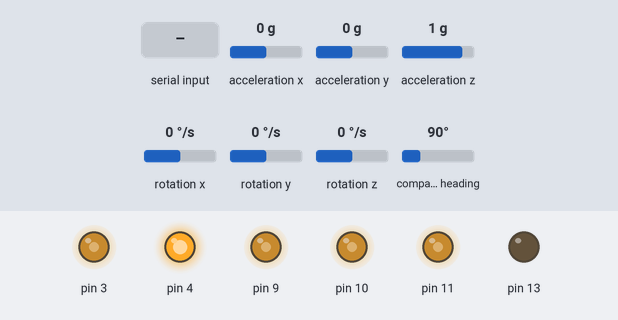
This program was run on a simulated Arduino Nano, built with avr-gcc and run on an emulated ATmega328P. Parts: output pins drawn as LEDs (lit = HIGH). Inputs (shaded band) come from the test bench; at power-on: acceleration x 0 g, acceleration y 0 g, acceleration z 1 g, rotation x 0 °/s, rotation y 0 °/s, rotation z 0 °/s, compass heading 90°.

Above: at 11.1 s.
11.2 s: "1" received over the second serial link
At 11.3 s:
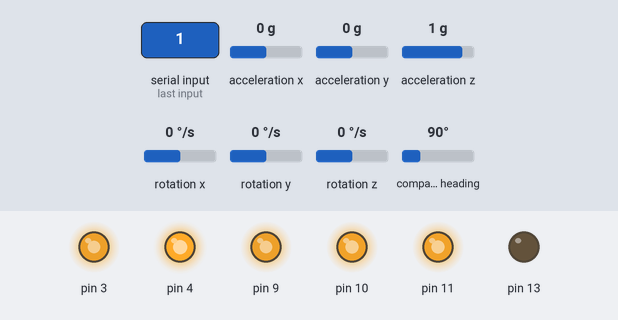
12.9 s: "Temp1:\n" received over the second serial link
At 14.0 s:
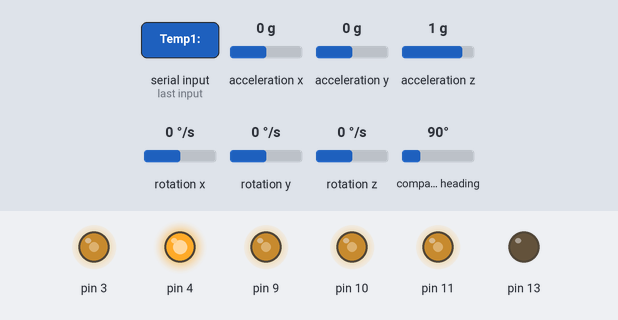
Timing chart, 0 to 15.9 s (numbered marks = the images above; inputs shaded):
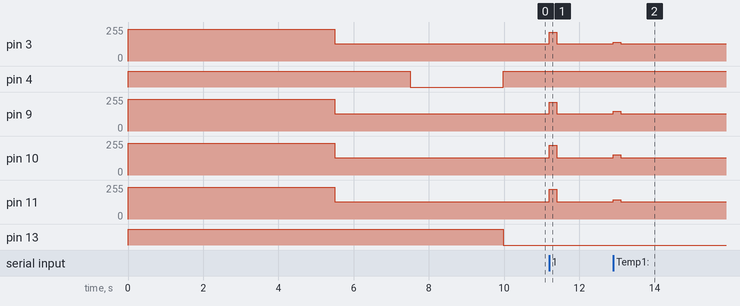

Measured:
- after the input at 11.2 s, pin 3, pin 9: 130/255 → 214/255 at once, → 130/255 0.20 s later; pin 10, pin 11: 130/255 → 223/255 at once, → 130/255 0.20 s later
- after the input at 12.9 s, pin 3: 130/255 → 142/255 at once, → 130/255 0.20 s later; pin 9: 130/255 → 150/255 at once, → 130/255 0.20 s later; pin 10: 130/255 → 152/255 at once, → 130/255 0.20 s later; pin 11: 130/255 → 144/255 at once, → 130/255 0.20 s later

The program:

main.cpp
```cpp
#include "Drone.h"
/*Notes:
#1 For every serial.print call the loop iteration speed will decrease by 6ms!
#2 Make sure that your throttle position is at the 0 position BEFORE you turn on the drone ;D
#3 The red LED light must be off before you move the throttle
*/
//the motor pins should be 11, 10, 9, 3
Drone drone(3, 9, 10, 11, 5, 6, 4);
void setup() {
  pinMode(13, OUTPUT);
  digitalWrite(13, HIGH);
  Serial.begin(14400);
  drone.setUP();

}
void loop() {
  drone.getHC12Instruction();
  drone.applyMotorValues();
  drone.adjustMotorValuesToBalance();
  drone.runMotors();
  //drone.serialDebug();//This will add 15ms to each loop!
}
```

BNO055.h
```cpp
#include <Arduino.h>
#include <Adafruit_Sensor.h>
#include <Adafruit_BNO055.h>
#include "utility/imumaths.h"

//Pins A4 and A5 are dedicated I2C pins. Where A4 is the SDA and A5 is the SCL pin.

class BNO055 : public Adafruit_BNO055 {
public:

    BNO055(){};//constructor
    ~BNO055(){};
    void begin();
    void getRawAccXYZ(double &x, double &y, double &z);
    void getRawGyrXYZ(double &x, double &y, double &z);
    void getAccXYAngle(double &ax, double &ay);
    void getXYAngle(double &ax, double &ay);
    void getXYAngle(double &ax, double &ay, double &gx, double &gy);
    //class variables

private:
    Adafruit_BNO055 imu_;
    unsigned long ms_old_;
    double angle_x_past_;
    double angle_y_past_;
    const double ratio_gyro_ = 0.99;
    const double ratio_acc_ = 1 - ratio_gyro_;
};
```

BNO055_functions.cpp
```cpp
#include "BNO055.h"
//Sets up the IMU and starts the timer
void BNO055::begin(){
    imu_ = Adafruit_BNO055();
    if(!imu_.begin()){
        Serial.println("No BNO055 detected");
    }
    delay(0);//give the BNO055 time to start up
    imu_.setExtCrystalUse(true);
    ms_old_ = millis();//start the timer
}
//This will get the raw accel readings
void BNO055::getRawAccXYZ(double &x, double &y, double &z){
    imu::Vector<3> acc = getVector(Adafruit_BNO055::VECTOR_ACCELEROMETER);
    x = acc.x(); y = acc.y(); z = acc.z();
}
//This will get the raw gyro readings
void BNO055::getRawGyrXYZ(double &x, double &y, double &z){
    imu::Vector<3> gyr = getVector(Adafruit_BNO055::VECTOR_GYROSCOPE);
    x = gyr.x(); y = gyr.y(); z = gyr.z();
}
//This will return the angle x and y accel readings
void BNO055::getAccXYAngle(double &ax, double &ay){
    double x,y,z;
    getRawAccXYZ(x,y,z);
    ax = atan2(y/9.8, z/9.8) * 180/PI;
    ay = -1*atan2(x/9.8, z/9.8) * 180/PI;
}
void BNO055::getXYAngle(double &ax, double &ay){
    unsigned long dt = (millis() - ms_old_) / 1000.;
    ms_old_ = millis();
    double gx, gy, gz, angle_x, angle_y;
    getRawGyrXYZ(gx, gy, gz);
    getAccXYAngle(angle_x, angle_y);
    //complementary + moving average filter
    /*angle_x_past_ = (angle_x_past_ + ((angle_x_past_ + gx * dt) * ratio_gyro_ + (angle_x) * ratio_acc_)) / 2;
    ax = angle_x_past_;
    angle_y_past_ = (angle_y_past_ + ((angle_y_past_ + gy * dt) * ratio_gyro_ + (angle_y) * ratio_acc_)) / 2;
    ay = angle_y_past_;*/
    //complementary filter
    angle_x_past_ = ((angle_x_past_ + gx * dt) * ratio_gyro_ + (angle_x) * ratio_acc_);
    ax = angle_x_past_;
    angle_y_past_ = ((angle_y_past_ + gy * dt) * ratio_gyro_ + (angle_y) * ratio_acc_);
    ay = angle_y_past_;
}
/// @brief This will retreve the current angle and the rate of change for the x and y axis
/// @param ax Angle on the x axis
/// @param ay Angle on the y axis
/// @param gx Rate of change for the x axis
/// @param gy Rate of change for the y axis
void BNO055::getXYAngle(double &ax, double &ay, double &gx, double &gy){
    double dt = (double)(millis() - ms_old_) / 1000.;
    ms_old_ = millis();
    double gz, angle_x, angle_y;
    getRawGyrXYZ(gx, gy, gz);
    getAccXYAngle(angle_x, angle_y);
    //complementary + moving average filter
    /*angle_x_past_ = (angle_x_past_ + ((angle_x_past_ + gx * dt) * ratio_gyro_ + (angle_x) * ratio_acc_)) / 2;
    ax = angle_x_past_;
    angle_y_past_ = (angle_y_past_ + ((angle_y_past_ + gy * dt) * ratio_gyro_ + (angle_y) * ratio_acc_)) / 2;
    ay = angle_y_past_;*/
    //complementary filter
    angle_x_past_ = ((angle_x_past_ + gx * dt) * ratio_gyro_ + (angle_x) * ratio_acc_);
    ax = angle_x_past_;
    angle_y_past_ = ((angle_y_past_ + gy * dt) * ratio_gyro_ + (angle_y) * ratio_acc_);
    ay = angle_y_past_;

    gx = 2*gx * dt;
    gy = 2*gy * dt;

    //Serial.print((String)(angle_x_past_ + gx * dt) + ",");
    //Serial.print((String)angle_x + ",");
    //Serial.print((String)gx + ",");
}
```

Drone.cpp
```cpp
#include "Drone.h"

void Drone::serialDebug(){
    double ax, ay, rgx, rgy, rgz, gx,gy;
    //int address;
    my_imu.getXYAngle(ax, ay, gx, gy);
    my_imu.getRawGyrXYZ(rgx, rgy, rgz);
    //Serial.print(String(gx) + "," + String(rgx) + "," + String(ax)/* + "," + String(0)*/);
    //Serial.print ("Channel[0]: " + (String)channel[0] + "\tChannel[1]: " + channel[1] + "\tChannel[2]: " + channel[2] + "\tChannel[3]: " + channel[3]);
    Serial.print(String(m1.getSpeed()) + "," + m2.getSpeed() + "," + m3.getSpeed() + "," + m4.getSpeed());
    Serial.println();
}
void Drone::adjustMotorValuesToBalance(){
    if(channel[0] > 1){
        double current_errorY;
        /// @brief
        double current_errorX;
        /// @brief Rate of angle change for the x axis
        double gx;
        /// @brief Rate of angle change for the y axis
        double gy;
        //setting target angle
        target_angleX_ = 0.8*(channel[1] - 31);
        target_angleY_ = 0.8*(channel[2] - 31);
        my_imu.getXYAngle(current_errorX, current_errorY, gx, gy);
        //for tilting the drone
        current_errorX = current_errorX + target_angleX_;
        current_errorY = current_errorY - target_angleY_;
        //Your PI flight controler
        double motorX_adjust = (P * current_errorX)+ (D * gx);
        double motorY_adjust = (P * current_errorY)+ (D * gy);
        //set motor speed
        m2.setMotorSpeed(m2.getSpeed() + motorX_adjust);
        m4.setMotorSpeed(m4.getSpeed() - motorX_adjust);
        m1.setMotorSpeed(m1.getSpeed() - motorY_adjust);
        m3.setMotorSpeed(m3.getSpeed() + motorY_adjust);
        //Serial.print((String)m2.getSpeed() + ",");
        //Serial.print((String)m4.getSpeed() + ",");
        //Serial.print((String)gx + ",");
        //Serial.print(0);
        //Serial.println();
        //store the past error
        prev_errorX = current_errorX;
        prev_errorY = current_errorY;
    }
    return;
}
void Drone::setESCMotorRange(){
    m1.write(upper_motor_range_);
    m2.write(upper_motor_range_);
    m3.write(upper_motor_range_);
    m4.write(upper_motor_range_);
    delay(5500);
    m1.write(lower_motor_range_);
    m2.write(lower_motor_range_);
    m3.write(lower_motor_range_);
    m4.write(lower_motor_range_);
    delay(2000);
}
void Drone::setUP(){
    m1.attachMotor(upper_motor_range_, lower_motor_range_);
    m2.attachMotor(upper_motor_range_, lower_motor_range_);
    m3.attachMotor(upper_motor_range_, lower_motor_range_);
    m4.attachMotor(upper_motor_range_, lower_motor_range_);
    setESCMotorRange();
    my_imu.begin();
    hc.begin();
    //delay(1000);
    digitalWrite(13, LOW);
}
void Drone::getHC12Instruction(){
    int address;
    if(hc.available()){
        while(hc.available()){
            channel[address] = jb.readJByte(hc.read(), address);
        }
        hc.flush();
        hc.setTimeOfLastInstruction(millis());
        return;
    }
    if((millis() - hc.getTimeOfLastInstruction()) > 200){
        channel[0] = 0; channel[1] = 0; channel[2] = 0; channel[3] = 0;
    }
    return;
}
void Drone::applyMotorValues(){
    m1.setMotorSpeed(channel[0]);
    m2.setMotorSpeed(channel[0]);
    m3.setMotorSpeed(channel[0]);
    m4.setMotorSpeed(channel[0]);
}
void Drone::runMotors(){
    m1.write();
    m2.write();
    m3.write();
    m4.write();
    //Serial.println("==================================== " + (String)map(channel[0], 0, 60, 130, 240));
    //analogWrite(10, map(channel[0], 0, 60, 130, 240));
    //analogWrite(9, map(channel[0], 0, 60, 130, 240));
    //analogWrite(11, map(channel[0], 0, 60, 130, 240));
    //analogWrite(3, map(channel[0], 0, 60, 130, 240));
}
```

Drone.h
```cpp
/*This will combine all the classes; BNO055, JByte, Motor, and HC12*/
#include "Motor.h"
#include "BNO055.h"
#include "JByte.h"
#include "HC12.h"

class Drone {
private:
//objects
    BNO055 my_imu;
    JByte jb;
    hc12 hc;
    Motor m1, m2, m3, m4;
//variables
double prev_errorX = 0, prev_errorY = 0;
double P = 0.1;//as P increases, power per angle increases 0.1
double D = 8;//as D increases, the rate at which angular velocity changes will decrease 8
double target_angleX_ = 0, target_angleY_ = 0;
double elapsed_time_ = millis(), prev_elapsed_time_ = 0;
//arrays
int channel[4] = {0,0,0,0};
//methods
void channel1();//throttle
void channel2();//left/right pich
void channel3();//x pan left/right
void channel4();//y pan forword/backword
void setESCMotorRange();//This will set the throttle range on the ESC -- call once!
public:
const int lower_motor_range_ = 130;
const int upper_motor_range_ = 240;
/*m1-m4 is the motor pins, tx/rx and set are the pins for the HC12
This also calls the constructors for all the classes*/
Drone(int m1_pin, int m2_pin, int m3_pin, int m4_pin, int tx, int rx, int set) :
 m1(m1_pin), m2(m2_pin), m3(m3_pin), m4(m4_pin), my_imu(), jb(), hc(tx, rx, set) {}
/*This will 'set up' everything. Only call this once.*/
void setUP();
/*For debuging*/
void serialDebug();
/*This will receive the latest remote instructions and store it in channel array.
If the HC12 does not receve instruction, in a given time, it will set all the channels to 0.*/
void getHC12Instruction();
/*This will adjust the motor values to balance the drone and follow the users instructions*/
void applyMotorValues();
/*This will output the set motor speeds to the motor*/
void runMotors();
/*This will adjust the motor power levels to stay balanced*/
void adjustMotorValuesToBalance();

};
```

HC12.h
```cpp
/**
 *Putting the HC12 into changing settings mode (AT commands) requires that
    the set pin is connected to ground. Here are some AT commands:
        "AT"    HC12 will return 'OK' indicating that it is in the settings mode
        "AT+Bxxxx"  Changes the baud rate. Increasing the baud rate decreases
            transmission time, but lowers the distance that it can transmit
        "AT+Cxxx" Changes the channel.
        "AT+Px" Changes the transmission power. The higher the power the longer the
            distance.
        ""*/

#include <Arduino.h>
#include <SoftwareSerial.h>

class hc12 : public SoftwareSerial/**, public Stream, public Print**/{
public:
//constructors
hc12(int tx, int rx, int set);//TX-pin, RX-pin, set-pin
//settters
void setTimeOfLastInstruction(unsigned long int i){timeOfLastInstruction_ = i;}
/*void setTX(int num){tx_ = num;};
void setRX(int num){rx_ = num;};
void setSet(int num){set_ = num;};*/
//getters
unsigned long int getTimeOfLastInstruction(){return timeOfLastInstruction_;}
//other
void transmit(/*DATA*/);
void changeSettings();
void exitSettings();
void changeChannel(String num);//num 001-100
void changeBaud(String num);//Available baud rates: 1200 bps, 2400 bps, 4800 bps, 9600 bps, 19200 bps, 38400 bps, 57600 bps, and 115200 bps. Default: 9600 bps.
void changeTPowerConsumption(String num);//power of 1-8
void changeDefault();//resets hc12 to default parameters
void testHC12();//if prints "OK" everything is connected and working
void begin();
void printHC12Data();
void transmitByte(byte val);
void transmitChar(char val);
private:
//setters
void changeSettingStatus(bool status){changeSettings_ = status;};
//getters
bool settingStatus(){return changeSettings_;};
//variables
int tx_;
int rx_;
int set_;
bool changeSettings_;//will be a 1 if you are changing the settings
unsigned long int timeOfLastInstruction_;
};
```

HC12_functions.cpp
```cpp
#include "HC12.h"

hc12::hc12(int tx, int rx, int set) : SoftwareSerial(tx, rx){
    tx_ = tx;
    rx_ = rx;
    set_ = set;
    SoftwareSerial(tx, rx);//call the SoftwareSerial constructor
    SoftwareSerial::begin(9600);
    pinMode(set_, OUTPUT);
    digitalWrite(set_, HIGH);
    changeSettingStatus(0);
    return;
}
void hc12::changeSettings(){
    digitalWrite(set_, LOW);
    delay(200);
    changeSettingStatus(1);
    return;
}
void hc12::exitSettings(){
    delay(200);
    digitalWrite(set_, HIGH);
    changeSettingStatus(0);
    return;
}
void hc12::changeBaud(String num){//change the baud (transmission rate)
    changeSettings();
    SoftwareSerial::print("AT+B" + num);
    delay(200);
    printHC12Data();
    exitSettings();
    return;
}
void hc12::changeTPowerConsumption(String num){//change the transmission power level (range)
    changeSettings();
    SoftwareSerial::print("AT+P" + num);
    delay(200);
    printHC12Data();
    exitSettings();
    return;
}
void hc12::changeChannel(String num){//num is 001-127
    changeSettings();
    SoftwareSerial::print("AT+C" + num);
    delay(200);
    printHC12Data();
    exitSettings();
    return;
}
void hc12::changeDefault(){//sets HC12 to default parameters
    changeSettings();
    SoftwareSerial::print("AT+DEFAULT");
    delay(200);
    printHC12Data();
    exitSettings();
    return;
}
void hc12::testHC12(){
    changeSettings();
    print("AT");//send this command
    delay(250);
    printHC12Data();
    exitSettings();
    return;
}
void hc12::begin(){
  //Serial.print("Testing HC12...\n\tHC12 says: ");
  testHC12();
  //Serial.print("\t");
  changeDefault();
  //Serial.print("\tChannel: ");
  changeChannel("005");
  //Serial.print("\tPower-level: ");
  changeTPowerConsumption("1");
}
void hc12::printHC12Data(){
    while (available()) { // If HC-12 has data
        Serial.write(read()); //read and write to the serial monitor
    }
    return;
}
void hc12::transmitByte(byte val){
    write(val);
}
void hc12::transmitChar(char val){
    write(val);
}
```

JByte.h
```cpp
#include <Arduino.h>

/**must Send a value between 0-99, and a address
 * JBytes can only have 4 different addresses
 * there will be a loss of data!
 * there will only be 60 ticks
*/
class JByte{
public:
    //compresses the num(0-99) and address(0-3) to a byte
    byte convertJByte(int num, int address);
    //returns the approximate int(0-99) and returns the address(0-3) through pass by reference
    int readJByte(byte b, int& address);

    void printByte(byte b);
};
```

JByte_functions.cpp
```cpp
#include "JByte.h"

void JByte::printByte(byte b){
    Serial.print("\tJB");
    for (int i = 7; i >= 0; i--)
    {
        bool p = bitRead(b, i);
        Serial.print(p);
    }
}
byte JByte::convertJByte(int num, int address){
    byte temp = B00000000;
    num = ((63000/99) * num)/1000;//converts from range 0-99 to range 0-63
    //Serial.print("num: " + String(num));
    temp = byte(address) | temp;
        //Serial.print("Temp1:");
        //printByte(temp);
    temp = temp << 6;//shift bits 6 positions to the left
        //Serial.print("\tTemp2:");
        //printByte(temp);
    temp = byte(num) | temp;
    return temp;
}
int JByte::readJByte(byte b, int& address){
    //printByte(b);
    //Serial.println();
    address = int(b >> 6);
    return (b & B00111111);
}
```

Motor.h
```cpp
#include "Arduino.h"
//#include <Servo.h>
/**
 * @brief This will control the motors using a pwm signal.
 * Main.cpp controls the motor's speed by inputting values
 * from 0% and 100% (0-100)
 * @attention You must send an analogWrite signal between
 * 130-240 to run the motors
 */
class Motor{
public:
    Motor(int pin){pin_ = pin;};
    ~Motor(){};
    /* note you must write a value between 0-180*/
    void write();//write the speed to the motor (send a value between 0-60)
    //I use this to program the ESC motor ranges
    void write(int val);//writes a raw value to the motor. Must send a value between "lower_motor_range_" and "upper_motor_range_"
    void attachMotor(int upper_range, int lower_range);
    void setMotorSpeed(int val);//set the speed (send value between 0-100)
    bool isZero();//chesk to see if the motor speed is zero
    int getSpeed(){return motor_speed_;};//get the speed of the motor (0-100)
    void motorStop();//stops the motor
    void setESCMotorRange();
private:
    //variables
    int motor_speed_;
    int pin_;
    int upper_range_, lower_range_;
};
```

Motor_functions.cpp
```cpp
#include "Motor.h"

void Motor::attachMotor(int upper_range, int lower_range){//constructor
    pinMode(pin_, OUTPUT);
    upper_range_ = upper_range;
    lower_range_ = lower_range;
}

void Motor::write(){//write the speed to the motor
    analogWrite(pin_, map(motor_speed_, 0, 60, lower_range_, upper_range_));
}
void Motor::write(int val){//WARNING: must send a value between "lower_motor_range_" and "upper_motor_range_"
    analogWrite(pin_, val);
}
void Motor::setMotorSpeed(int val){//set the speed (send value between 0-60)
    if(val < 0 || val > 60){
        return;
    }
    motor_speed_ = val;
    return;
}
bool Motor::isZero(){//checks to see if the motor speed is 0
    if(motor_speed_ == 0){
        return true;
    }
    return false;
}
void Motor::motorStop(){
    motor_speed_ = 0;
    Motor::write();
}
```
